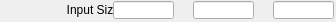
   <widget class="caFrame" name="caFrame_2">
    <property name="geometry">
     <rect>
      <x>402</x>
      <y>202</y>
      <width>336</width>
      <height>22</height>
     </rect>
    </property>
    <widget class="caLabel" name="caLabel_10">
     <property name="geometry">
      <rect>
       <x>0</x>
       <y>0</y>
       <width>120</width>
       <height>20</height>
      </rect>
     </property>
     <property name="frameShape">
      <enum>QFrame::NoFrame</enum>
     </property>
     <property name="text">
      <string>Input Size</string>
     </property>
     <property name="alignment">
      <set>Qt::AlignAbsolute|Qt::AlignRight|Qt::AlignTrailing|Qt::AlignVCenter</set>
     </property>
     <property name="fontScaleMode">
      <enum>ESimpleLabel::WidthAndHeight</enum>
     </property>
     <property name="foreground">
      <color>
       <red>0</red>
       <green>0</green>
       <blue>0</blue>
      </color>
     </property>
     <property name="background">
      <color alpha="0">
       <red>0</red>
       <green>0</green>
       <blue>0</blue>
      </color>
     </property>
    </widget>
    <widget class="caLineEdit" name="caLineEdit_6">
     <property name="geometry">
      <rect>
       <x>113</x>
       <y>1</y>
       <width>61</width>
       <height>18</height>
      </rect>
     </property>
     <property name="alignment">
      <set>Qt::AlignAbsolute|Qt::AlignCenter|Qt::AlignHCenter|Qt::AlignVCenter</set>
     </property>
     <property name="channel" stdset="0">
      <string>$(P)$(R)MaxSizeX_RBV</string>
     </property>
     <property name="foreground">
      <color>
       <red>10</red>
       <green>0</green>
       <blue>184</blue>
      </color>
     </property>
     <property name="background">
      <color>
       <red>187</red>
       <green>187</green>
       <blue>187</blue>
      </color>
     </property>
     <property name="colorMode">
      <enum>caLineEdit::Static</enum>
     </property>
     <property name="precisionMode">
      <enum>caLineEdit::Channel</enum>
     </property>
     <property name="limitsMode">
      <enum>caLineEdit::Channel</enum>
     </property>
     <property name="maxValue">
      <double>1.000000000000000</double>
     </property>
     <property name="minValue">
      <double>0.000000000000000</double>
     </property>
     <property name="fontScaleMode" stdset="0">
      <enum>caLineEdit::WidthAndHeight</enum>
     </property>
     <property name="formatType">
      <enum>caLineEdit::decimal</enum>
     </property>
    </widget>
    <widget class="caLineEdit" name="caLineEdit_7">
     <property name="geometry">
      <rect>
       <x>193</x>
       <y>1</y>
       <width>61</width>
       <height>18</height>
      </rect>
     </property>
     <property name="alignment">
      <set>Qt::AlignAbsolute|Qt::AlignCenter|Qt::AlignHCenter|Qt::AlignVCenter</set>
     </property>
     <property name="channel" stdset="0">
      <string>$(P)$(R)MaxSizeY_RBV</string>
     </property>
     <property name="foreground">
      <color>
       <red>10</red>
       <green>0</green>
       <blue>184</blue>
      </color>
     </property>
     <property name="background">
      <color>
       <red>187</red>
       <green>187</green>
       <blue>187</blue>
      </color>
     </property>
     <property name="colorMode">
      <enum>caLineEdit::Static</enum>
     </property>
     <property name="precisionMode">
      <enum>caLineEdit::Channel</enum>
     </property>
     <property name="limitsMode">
      <enum>caLineEdit::Channel</enum>
     </property>
     <property name="maxValue">
      <double>1.000000000000000</double>
     </property>
     <property name="minValue">
      <double>0.000000000000000</double>
     </property>
     <property name="fontScaleMode" stdset="0">
      <enum>caLineEdit::WidthAndHeight</enum>
     </property>
     <property name="formatType">
      <enum>caLineEdit::decimal</enum>
     </property>
    </widget>
    <widget class="caLineEdit" name="caLineEdit_8">
     <property name="geometry">
      <rect>
       <x>273</x>
       <y>1</y>
       <width>61</width>
       <height>18</height>
      </rect>
     </property>
     <property name="alignment">
      <set>Qt::AlignAbsolute|Qt::AlignCenter|Qt::AlignHCenter|Qt::AlignVCenter</set>
     </property>
     <property name="channel" stdset="0">
      <string>$(P)$(R)MaxSizeZ_RBV</string>
     </property>
     <property name="foreground">
      <color>
       <red>10</red>
       <green>0</green>
       <blue>184</blue>
      </color>
     </property>
     <property name="background">
      <color>
       <red>187</red>
       <green>187</green>
       <blue>187</blue>
      </color>
     </property>
     <property name="colorMode">
      <enum>caLineEdit::Static</enum>
     </property>
     <property name="precisionMode">
      <enum>caLineEdit::Channel</enum>
     </property>
     <property name="limitsMode">
      <enum>caLineEdit::Channel</enum>
     </property>
     <property name="maxValue">
      <double>1.000000000000000</double>
     </property>
     <property name="minValue">
      <double>0.000000000000000</double>
     </property>
     <property name="fontScaleMode" stdset="0">
      <enum>caLineEdit::WidthAndHeight</enum>
     </property>
     <property name="formatType">
      <enum>caLineEdit::decimal</enum>
     </property>
    </widget>
   </widget>
